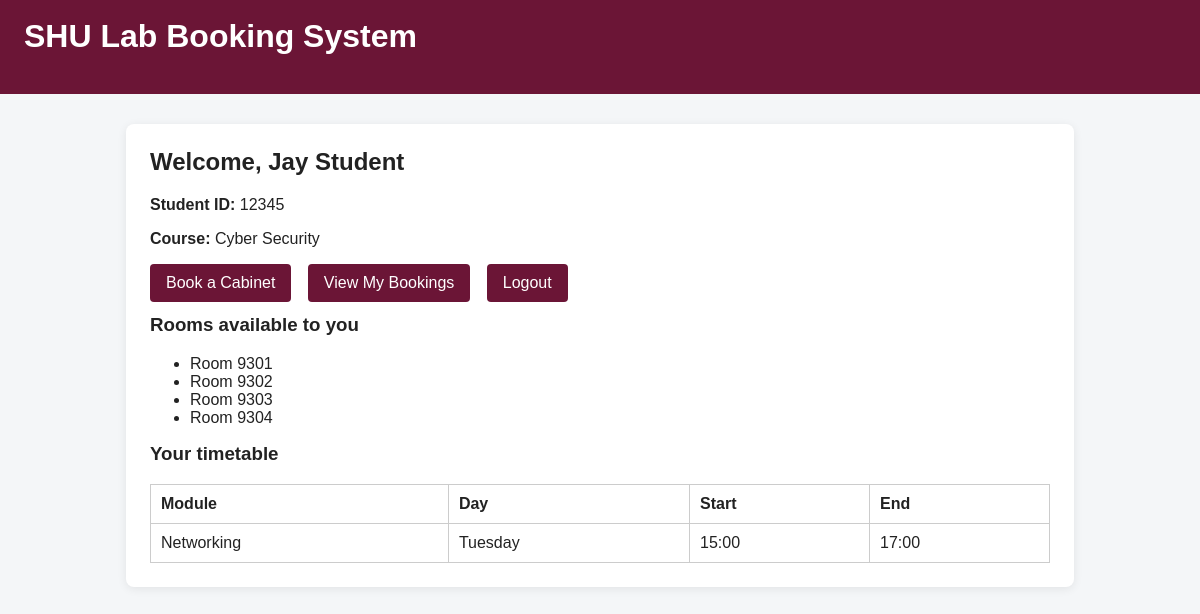
Page /dashboard.php (signed in) on the committed database.
### tables this page shows
CREATE TABLE IF NOT EXISTS rooms (
    id INT AUTO_INCREMENT PRIMARY KEY,
    room_name VARCHAR(10) NOT NULL
);

CREATE TABLE IF NOT EXISTS timetable (
    id INT AUTO_INCREMENT PRIMARY KEY,
    student_id INT NOT NULL,
    module_name VARCHAR(100) NOT NULL,
    day VARCHAR(20) NOT NULL,
    start_time TIME NOT NULL,
    end_time TIME NOT NULL
);

### dashboard.php (the view, shortened to what this page needs)
<?php
require 'db.php';
$studentDbId = $_SESSION["student_db_id"];
$course = $_SESSION["course"];
$rooms = [];
$stmt = $conn->prepare("SELECT rooms.id, rooms.room_name FROM rooms INNER JOIN student_room_access ON rooms.id = student_room_access.room_id WHERE student_room_access.course = ? ORDER BY rooms.room_name");
$stmt->bind_param("s", $course);
$stmt->execute();
$result = $stmt->get_result();
while ($row = $result->fetch_assoc()) {
    $rooms[] = $row;
}
$timetable = [];
$stmt2 = $conn->prepare("SELECT module_name, day, start_time, end_time FROM timetable WHERE student_id = ? ORDER BY day, start_time");
$stmt2->bind_param("i", $studentDbId);
$stmt2->execute();
$result2 = $stmt2->get_result();
while ($row = $result2->fetch_assoc()) {
    $timetable[] = $row;
}
?>
<!DOCTYPE html>
<html>
<head>
    <link rel="stylesheet" href="style.css">
</head>
<body>
<header>
    <h1>SHU Lab Booking System</h1>
</header>
<div class="container">
    <h2>Welcome, <?php echo htmlspecialchars($_SESSION["full_name"]); ?></h2>
    <p><strong>Student ID:</strong> <?php echo htmlspecialchars($_SESSION["student_id"]); ?></p>
    <p><strong>Course:</strong> <?php echo htmlspecialchars($_SESSION["course"]); ?></p>
    <div class="nav-links">
        <a class="btn" href="book.php">Book a Cabinet</a>
        <a class="btn" href="my_bookings.php">View My Bookings</a>
        <a class="btn" href="logout.php">Logout</a>
    </div>
    <h3>Rooms available to you</h3>
    <ul>
        <?php foreach ($rooms as $room): ?>
            <li>Room <?php echo htmlspecialchars($room["room_name"]); ?></li>
        <?php endforeach; ?>
    </ul>
    <h3>Your timetable</h3>
    <?php if (count($timetable) > 0): ?>
        <table>
            <tr>
                <th>Module</th>
                <th>Day</th>
                <th>Start</th>
                <th>End</th>
            </tr>
            <?php foreach ($timetable as $item): ?>
                <tr>
                    <td><?php echo htmlspecialchars($item["module_name"]); ?></td>
                    <td><?php echo htmlspecialchars($item["day"]); ?></td>
                    <td><?php echo htmlspecialchars(substr($item["start_time"], 0, 5)); ?></td>
                    <td><?php echo htmlspecialchars(substr($item["end_time"], 0, 5)); ?></td>
                </tr>
            <?php endforeach; ?>
        </table>
    <?php else: ?>
        <p>No timetable events found.</p>
    <?php endif; ?>
</div>
</body>
</html>

### style.css (style rules this page uses)
body { font-family: Arial, sans-serif; background: #f4f6f8; margin: 0; padding: 0; color: #222; }
header { background: #6b1536; color: white; padding: 18px 24px; }
.container { width: 90%; max-width: 900px; margin: 30px auto; background: white; padding: 24px; border-radius: 8px; box-shadow: 0 2px 10px rgba(0,0,0,0.08); }
h1, h2, h3 { margin-top: 0; }
button, .btn { background: #6b1536; color: white; border: none; padding: 10px 16px; text-decoration: none; display: inline-block; border-radius: 4px; cursor: pointer; }
table { width: 100%; border-collapse: collapse; margin-top: 16px; }
table, th, td { border: 1px solid #ccc; }
th, td { padding: 10px; text-align: left; }
.nav-links a { margin-right: 12px; margin-bottom: 12px; }

### rows in the picture
rooms: room_name "9301"
rooms: room_name "9302"
rooms: room_name "9303"
rooms: room_name "9304"
timetable: module_name "Networking", day "Tuesday", start_time "15:00", end_time "17:00"

### other values in the picture
$_SESSION["full_name"] "Jay Student"
$_SESSION["student_id"] "12345"
$_SESSION["course"] "Cyber Security"
